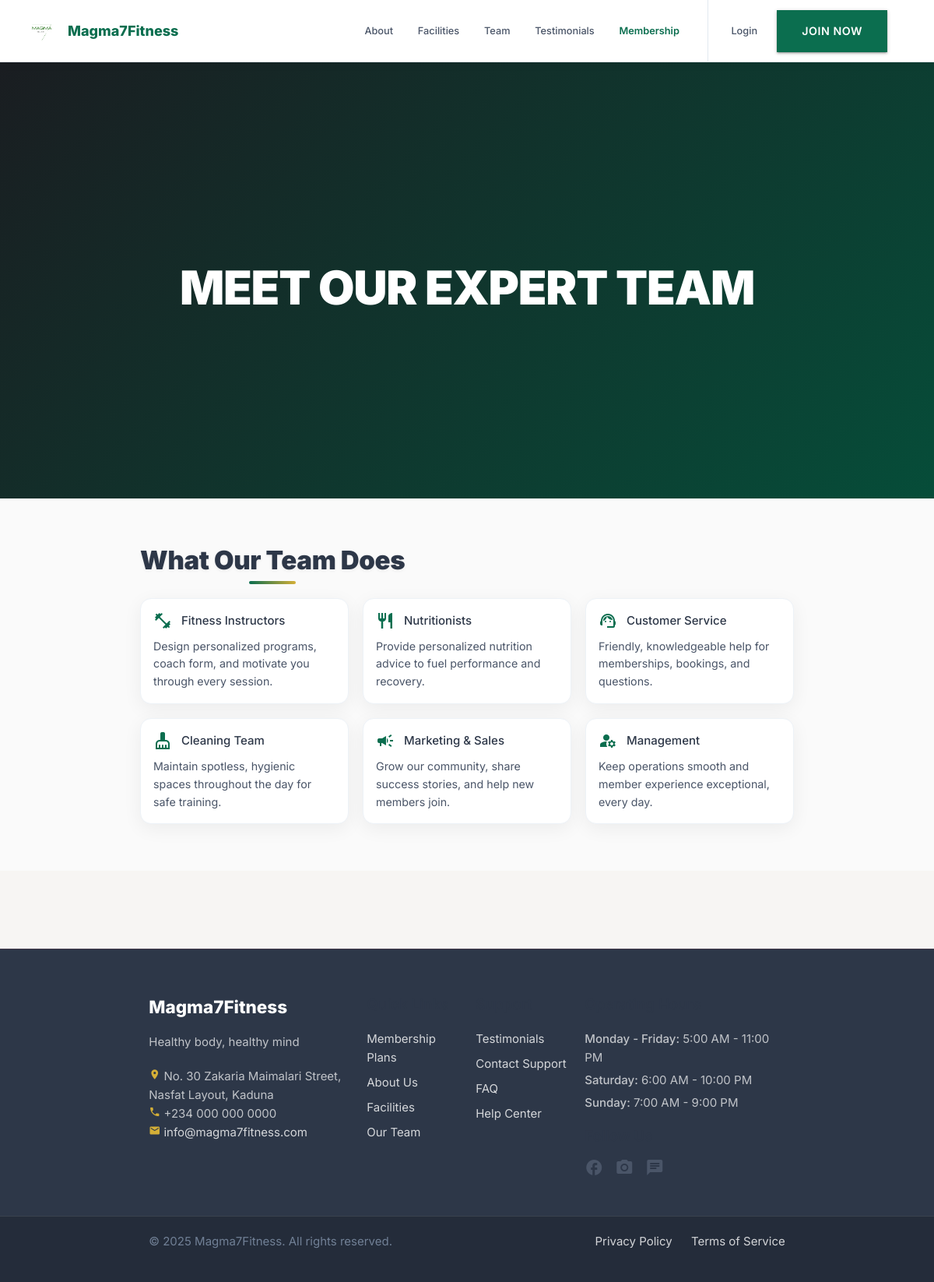
Page /team/ on the committed database.
### cms/models.py (models this page shows, shortened)
class SiteSettings(models.Model):
    brand_name = models.CharField(max_length=100, default='Magma7Fitness')
    tagline = models.CharField(max_length=200, blank=True)
    logo = models.ImageField(upload_to='branding/', blank=True, null=True, help_text='Upload logo (PNG/SVG with transparent background)')
    logo_url = models.URLField(blank=True, help_text='OR provide logo URL')
    favicon = models.FileField(upload_to='branding/', blank=True, null=True, help_text='Upload favicon (.ico or .png, 32x32 or 64x64 pixels)', validators=[FileExtensionValidator(allowed_extensions=['ico', 'png'])])
    favicon_url = models.URLField(blank=True, help_text='OR provide favicon URL')
    phone = models.CharField(max_length=30, blank=True)
    email = models.EmailField(blank=True)
    address = models.CharField(max_length=255, blank=True)
    hero_headline = models.CharField(max_length=200, blank=True)
    hero_subtext = models.TextField(blank=True)
    hero_cta_text = models.CharField(max_length=50, blank=True)
    hero_cta_url = models.CharField(max_length=200, blank=True)
    hero_image_url = models.URLField(blank=True)
    free_guide_text = models.CharField(max_length=50, default='Get Now', help_text='Text shown on the free guide button')
    free_guide_url = models.URLField(blank=True, help_text='URL to download or access the free guide (PDF, form, etc.)')
    free_guide_title = models.CharField(max_length=100, default='Free Fitness Guide', blank=True, help_text='Title of the free guide for admin reference')
    free_guide_description = models.TextField(blank=True, help_text='Description of what the free guide contains')
    cta_headline = models.CharField(max_length=200, default='Ready to Start?', help_text='Main headline for CTA section')
    cta_description = models.TextField(default='Join thousands of satisfied members who have transformed their lives at Magma7Fitness', help_text='Description text for CTA section')
    cta_image_url = models.URLField(blank=True, help_text='Background or feature image for CTA section')
    cta_primary_text = models.CharField(max_length=50, default='Sign Up Today', help_text='Text for primary CTA button')
    cta_primary_url = models.CharField(max_length=200, default='/accounts/signup/', help_text='URL for primary CTA button')
    cta_secondary_text = models.CharField(max_length=50, default='Learn More', help_text='Text for secondary CTA button')
    cta_secondary_url = models.CharField(max_length=200, default='/about/', help_text='URL for secondary CTA button')
    primary_color = models.CharField(max_length=7, default='#0b6e4f')  # green
    accent_color = models.CharField(max_length=7, default='#d4af37')   # gold
    light_color = models.CharField(max_length=7, default='#ffffff')    # white
    dark_bg = models.CharField(max_length=7, default='#121416')
    card_bg = models.CharField(max_length=7, default='#1d1f21')
    hero_stat1_icon = models.CharField(max_length=50, default='groups', help_text='Material icon name for first stat')
    hero_stat1_number = models.CharField(max_length=20, default='970+', help_text='Number to display (e.g., 970+, 1K+)')
    hero_stat1_label = models.CharField(max_length=50, default='Members', help_text='Label for first stat')
    hero_stat2_icon = models.CharField(max_length=50, default='sports_gymnastics', help_text='Material icon name for second stat')
    hero_stat2_number = models.CharField(max_length=20, default='135+', help_text='Number to display (e.g., 135+, 200+)')
    hero_stat2_label = models.CharField(max_length=50, default='Programs', help_text='Label for second stat')
    hero_stat3_icon = models.CharField(max_length=50, default='workspace_premium', help_text='Material icon name for third stat')
    hero_stat3_number = models.CharField(max_length=20, default='105+', help_text='Number to display (e.g., 105+, 50+)')
    hero_stat3_label = models.CharField(max_length=50, default='Trainers', help_text='Label for third stat')
    def get_logo_url(self):
        if self.logo:
            return self.logo.url
        return self.logo_url or ''
    def get_favicon_url(self):
        if self.favicon:
            return self.favicon.url
        return self.favicon_url or ''

### core/views.py (the view)
# urls.py: path('team/', views.team, name='team'),
def team(request):
    team_page = TeamPage.objects.first()
    team_members = TeamMember.objects.filter(is_active=True)
    featured_members = team_members.filter(is_featured=True)[:4]
    ctx = {
        'team_page': team_page,
        'team_members': team_members,
        'featured_members': featured_members,
    }
    return render(request, 'core/team.html', ctx)

### cms/context_processors.py (called while the page is built)
def site_settings(request):
    try:
        settings = SiteSettings.objects.get(pk=1)
    except SiteSettings.DoesNotExist:
        settings = SiteSettings()
    return {
        'site_settings': settings
    }

### core/context_processors.py (called while the page is built)
def settings_vars(request):
    currency = getattr(settings, 'CURRENCY', 'NGN')
    symbols = {
        'NGN': '₦',
        'USD': '$',
        'EUR': '€',
        'GBP': '£',
    }
    return {
        'SITE_NAME': getattr(settings, 'SITE_NAME', 'Magma7Fitness'),
        'CURRENCY': currency,
        'CURRENCY_SYMBOL': symbols.get(currency.upper(), ''),
        'PAYMENTS_ENABLED': getattr(settings, 'PAYMENTS_ENABLED', False),
        'PAYMENT_PROVIDER': getattr(settings, 'PAYMENT_PROVIDER', 'paystack'),
    }

### notifications/context_processors.py (called while the page is built)
def unread_notifications(request):
    if request.user.is_authenticated:
        return {
            'unread_notifications_count': request.user.notifications.filter(is_read=False).count()
        }
    return {'unread_notifications_count': 0}

### core/templates/core/team.html (shortened to what this page needs)
{% extends 'base.html' %}
{% block content %}
<section style="width: 100vw; margin-left: calc(-50vw + 50%); min-height: 70vh; display: flex; align-items: center; justify-content: center; background: linear-gradient(135deg, #1a1d21 0%, var(--primary-dark) 100%); text-align: center; position: relative; overflow: hidden; padding: 120px 20px 80px;">
  <div style="max-width: 1200px; margin: 0 auto; position: relative; z-index: 2;">
    <h1 style="font-size: 4rem; font-weight: 900; color: white; margin: 0 auto 1.5rem auto; text-transform: uppercase;">
      {{ team_page.hero_title|default:"Meet Our Expert Team" }}
    </h1>
  </div>
</section>
<section class="section" style="padding: 60px 0; background: var(--section-bg);">
  <div class="container">
    <h2 style="text-align:center; font-size: 2.2rem; font-weight:900; margin-bottom: 28px;">What Our Team Does</h2>
    <div class="role-grid">
      <article class="role-card">
        <div class="role-head"><i class="material-icons">fitness_center</i><strong>Fitness Instructors</strong></div>
        <p>Design personalized programs, coach form, and motivate you through every session.</p>
      </article>
      <article class="role-card">
        <div class="role-head"><i class="material-icons">restaurant</i><strong>Nutritionists</strong></div>
        <p>Provide personalized nutrition advice to fuel performance and recovery.</p>
      </article>
      <article class="role-card">
        <div class="role-head"><i class="material-icons">support_agent</i><strong>Customer Service</strong></div>
        <p>Friendly, knowledgeable help for memberships, bookings, and questions.</p>
      </article>
      <article class="role-card">
        <div class="role-head"><i class="material-icons">cleaning_services</i><strong>Cleaning Team</strong></div>
        <p>Maintain spotless, hygienic spaces throughout the day for safe training.</p>
      </article>
      <article class="role-card">
        <div class="role-head"><i class="material-icons">campaign</i><strong>Marketing & Sales</strong></div>
        <p>Grow our community, share success stories, and help new members join.</p>
      </article>
      <article class="role-card">
        <div class="role-head"><i class="material-icons">manage_accounts</i><strong>Management</strong></div>
        <p>Keep operations smooth and member experience exceptional, every day.</p>
      </article>
    </div>
  </div>
</section>
{% endblock %}

### templates/base.html (shortened to what this page needs)
{% load static %}
<!DOCTYPE html>
<html lang="en">
<head>
  <link href="https://cdnjs.cloudflare.com/ajax/libs/materialize/1.0.0/css/materialize.min.css" rel="stylesheet">
  <link href="{% static 'css/styles.css' %}" rel="stylesheet">
 </head>
<body>
  <nav class="navbar-main">
    <div class="navbar-container">
      <a href="/" class="navbar-logo">
        {% if site_settings.get_logo_url %}
          <img src="{{ site_settings.get_logo_url }}" alt="{{ site_settings.brand_name|default:'Magma7Fitness' }}" class="logo-img">
          <span class="logo-text">{{ site_settings.brand_name|default:"Magma7Fitness" }}</span>
        {% else %}
          <span class="logo-text">{{ site_settings.brand_name|default:"Magma7Fitness" }}</span>
        {% endif %}
      </a>
      <div class="navbar-menu">
        <ul class="navbar-nav">
          <li><a href="/about/" class="nav-item">About</a></li>
          <li><a href="/facilities/" class="nav-item">Facilities</a></li>
          <li><a href="/team/" class="nav-item">Team</a></li>
          <li><a href="/cms/testimonials/" class="nav-item">Testimonials</a></li>
          <li><a href="/memberships/plans/" class="nav-item nav-item-highlight">Membership</a></li>
        </ul>
        <div class="navbar-auth">
          {% if user.is_authenticated %}
            <a href="/notifications/" class="nav-notification">
              <i class="material-icons">notifications</i>
              {% if unread_notifications_count %}
                <span class="notification-badge">{{ unread_notifications_count }}</span>
              {% endif %}
            </a>
            <a href="/memberships/dashboard/" class="nav-item">Dashboard</a>
            <a href="/accounts/logout/" class="btn btn-outline-nav">Logout</a>
          {% else %}
            <a href="/accounts/login/" class="nav-item">Login</a>
            <a href="/accounts/signup/" class="btn btn-primary-nav">Join Now</a>
          {% endif %}
        </div>
      </div>
    </div>
  </nav>
  <main>
    {% block content %}{% endblock %}
  </main>
  <footer class="page-footer">
    <div class="container">
      <div class="row" style="padding: 40px 0 20px 0;">
        <div class="col s12 m6 l4">
          <h5 style="color: white; font-weight: 800; margin-bottom: 20px;">
            {{ site_settings.brand_name|default:"Magma7 Fitness Center" }}
          </h5>
          <p class="footer-light" style="line-height: 1.6; margin-bottom: 20px;">
            {% if site_settings.tagline %}
              {{ site_settings.tagline }}
            {% else %}
              Transform your body and mind with professional training, state-of-the-art equipment, and a supportive community.
            {% endif %}
          </p>
          {% if site_settings.address %}
          <p class="footer-light">
            <i class="material-icons tiny" style="color: var(--accent-gold);">location_on</i>
            {{ site_settings.address }}
          </p>
          {% endif %}
          {% if site_settings.phone %}
          <p class="footer-light">
            <i class="material-icons tiny" style="color: var(--accent-gold);">phone</i>
            {{ site_settings.phone }}
          </p>
          {% endif %}
          {% if site_settings.email %}
          <p class="footer-light">
            <i class="material-icons tiny" style="color: var(--accent-gold);">email</i>
            <a href="mailto:{{ site_settings.email }}" class="footer-link">{{ site_settings.email }}</a>
          </p>
          {% endif %}
        </div>
        <div class="col s12 m6 l2">
          <h6 style="color: var(--text-primary); font-weight: 600; margin-bottom: 20px;">Quick Links</h6>
          <ul style="list-style: none; padding: 0;">
            <li style="margin-bottom: 8px;"><a class="footer-link" href="/memberships/plans/">Membership Plans</a></li>
            <li style="margin-bottom: 8px;"><a class="footer-link" href="/about/">About Us</a></li>
            <li style="margin-bottom: 8px;"><a class="footer-link" href="/facilities/">Facilities</a></li>
            <li style="margin-bottom: 8px;"><a class="footer-link" href="/team/">Our Team</a></li>
          </ul>
        </div>
        <div class="col s12 m6 l2">
          <h6 style="color: var(--text-primary); font-weight: 600; margin-bottom: 20px;">Support</h6>
          <ul style="list-style: none; padding: 0;">
            <li style="margin-bottom: 8px;"><a class="footer-link" href="/cms/testimonials/">Testimonials</a></li>
            <li style="margin-bottom: 8px;"><a class="footer-link" href="/contact/">Contact Support</a></li>
            <li style="margin-bottom: 8px;"><a class="footer-link" href="/faq/">FAQ</a></li>
            <li style="margin-bottom: 8px;"><a class="footer-link" href="/help/">Help Center</a></li>
          </ul>
        </div>
        <div class="col s12 m6 l4">
          <h6 style="color: var(--text-primary); font-weight: 600; margin-bottom: 20px;">Operating Hours</h6>
          <div style="margin-bottom: 20px;">
            <p class="footer-light" style="margin-bottom: 5px;"><strong>Monday - Friday:</strong> 5:00 AM - 11:00 PM</p>
            <p class="footer-light" style="margin-bottom: 5px;"><strong>Saturday:</strong> 6:00 AM - 10:00 PM</p>
            <p class="footer-light" style="margin-bottom: 5px;"><strong>Sunday:</strong> 7:00 AM - 9:00 PM</p>
          </div>
          <h6 style="color: var(--text-primary); font-weight: 600; margin-bottom: 15px;">Follow Us</h6>
          <div style="display: flex; gap: 15px;">
            <a href="#" style="color: var(--text-secondary); font-size: 1.5rem; transition: color 0.3s;"
               onmouseover="this.style.color='var(--primary-red)'"
               onmouseout="this.style.color='var(--text-secondary)'">
              <i class="material-icons">facebook</i>
            </a>
            <a href="#" style="color: var(--text-secondary); font-size: 1.5rem; transition: color 0.3s;"
               onmouseover="this.style.color='var(--primary-red)'"
               onmouseout="this.style.color='var(--text-secondary)'">
              <i class="material-icons">camera_alt</i>
            </a>
            <a href="#" style="color: var(--text-secondary); font-size: 1.5rem; transition: color 0.3s;"
               onmouseover="this.style.color='var(--primary-red)'"
               onmouseout="this.style.color='var(--text-secondary)'">
              <i class="material-icons">chat</i>
            </a>
          </div>
        </div>
      </div>
    </div>
    <div class="footer-copy">
      <div class="container">
        <div class="row" style="align-items: center;">
          <div class="col s12 m6">
            <p style="margin: 0; color: var(--text-muted);">
              © <span id="year"></span> {{ site_settings.brand_name|default:"Magma7Fitness" }}. All rights reserved.
            </p>
          </div>
          <div class="col s12 m6" style="text-align: right;">
            <a href="/privacy/" class="footer-link" style="margin-right: 20px;">Privacy Policy</a>
            <a href="/terms/" class="footer-link">Terms of Service</a>
          </div>
        </div>
      </div>
    </div>
  </footer>
</body>
</html>

### core/templates/core/team.html (style rules this page uses)
.role-grid { display:grid; gap:18px; grid-template-columns: 1fr; }
@media (min-width: 680px) { .role-grid { grid-template-columns: repeat(2, 1fr); } }
@media (min-width: 1024px) { .role-grid { grid-template-columns: repeat(3, 1fr); } }
.role-card { background:#fff; border:1px solid #edf2f7; border-radius:14px; padding:16px; box-shadow:0 6px 24px rgba(2,6,23,.06); transition: transform .25s ease, box-shadow .25s ease; }
.role-head { display:flex; align-items:center; gap:12px; margin-bottom:10px; }
.role-head i { color: var(--primary-green); }
.role-card p { margin:0; color:#4a5568; font-size:.95rem; line-height:1.6; }

### rows in the picture
SiteSettings: get_logo_url (picture), brand_name "Magma7Fitness", tagline "Healthy body, healthy mind", address "No. 30 Zakaria Maimalari Street, Nasfat Layout, Kaduna", phone "+234 000 000 0000", email "info@magma7fitness.com"

### other values in the picture
{{ team_page.hero_title|default:"Meet Our Expert Team" }} "MEET OUR EXPERT TEAM"
